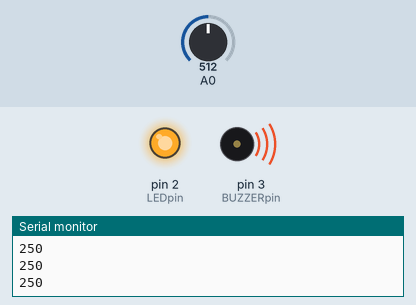
Recording of a sketch running on a simulated Arduino Uno, built with avr-gcc and run on an emulated ATmega328P. On the bench: output pins drawn as LEDs (lit = HIGH), buzzer (waves = sounding, pin HIGH), the last lines printed to the serial monitor. Inputs (shaded band) come from the test bench; at power-on: A0 = 512.

Above: at 1.2 s.
1.3 s: A0 set to 69
2.8 s: A0 set to 57
At 3.5 s:
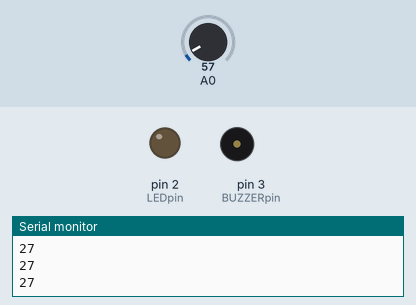
4.4 s: A0 set to 122
At 5.6 s:
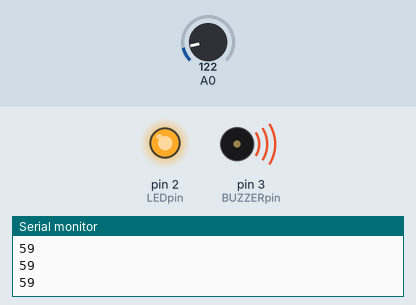
5.9 s: A0 set to 20
At 6.7 s:
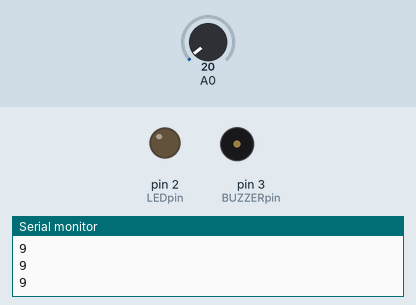
Timing chart, 0 to 8.4 s (numbered marks = the images above; inputs shaded):
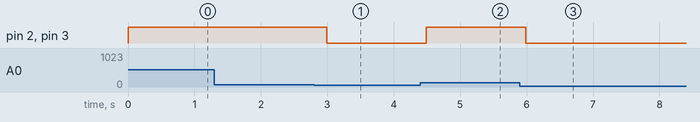

Measured:
- the behaviour switches between 62 and 61 on A0 (found by bisection; images 0 and 1)
- after the input at 2.8 s, pin 2 (LEDpin), pin 3 (BUZZERpin): HIGH → LOW after 0.19 s
- after the input at 4.4 s, pin 2 (LEDpin), pin 3 (BUZZERpin): LOW → HIGH after 0.09 s
- after the input at 5.9 s, pin 2 (LEDpin), pin 3 (BUZZERpin): HIGH → LOW after 0.09 s

The sketch:

arduino_two.ino
```cpp
#include <SPI.h>

#define LM35_PIN 0
#define LEDpin 2
#define BUZZERpin 3

volatile boolean received = false;
volatile byte Slavereceived, Slavesend;


// Timer1 Registers as variables with direct register addresses
volatile uint8_t* _TCCR1A = (volatile uint8_t*) 0x80;
volatile uint8_t* _TCCR1B = (volatile uint8_t*) 0x81;
volatile uint16_t* _TCNT1 = (volatile uint16_t*) 0x84;
volatile uint16_t* _OCR1A = (volatile uint16_t*) 0x88;
volatile uint8_t* _TIFR1 = (volatile uint8_t*) 0x36;

volatile uint8_t *_PORTB = 0x25;
volatile uint8_t *_DDRB = 0x24;
volatile uint8_t *_PORTC = 0x28;
volatile uint8_t *_DDRC = 0x27;
volatile uint8_t *_PORTD = 0x2B;
volatile uint8_t *_DDRD = 0x2A;

// Function to create a delay using Timer1
void customTimerDelay(uint16_t milliseconds) {
    // Clear Timer/Counter1 registers
    *_TCCR1A = 0x00;  // Normal mode
    *_TCCR1B = 0x00;  // No clock source
    *_TCNT1 = 0x0000; // Clear counter value

    // Assuming 16 MHz clock and prescaler of 64
    uint16_t compareValue = (milliseconds * 250) - 1;
    *_OCR1A = compareValue;

    // Configure Timer1 for CTC mode with prescaler of 64
    *_TCCR1B = (1 << WGM12) | (1 << CS11) | (1 << CS10);

    // Wait for the timer to reach the compare match value
    while (!(*_TIFR1 & (1 << OCF1A))) {
    }

    // Clear the OCF1A flag by writing 1 to it
    *_TIFR1 |= (1 << OCF1A);

    // Stop the timer
    *_TCCR1B = 0x00;
}


void customDigitalWrite(uint8_t pin, uint8_t value) {
    if (pin < 8) { // _PORTD
        if (value == HIGH) {
            *_PORTD |= (1 << pin);
        } else {
            *_PORTD &= ~(1 << pin);
        }
    } else if (pin < 14) { // _PORTB
        pin -= 8; // Adjust pin number for _PORTB
        if (value == HIGH) {
            *_PORTB |= (1 << pin);
        } else {
            *_PORTB &= ~(1 << pin);
        }
    } else if (pin < 20) { // (A0-A5) belong to _PORTC
        pin -= 14; // Adjust pin number for _PORTC
        if (value == HIGH) {
            *_PORTC |= (1 << pin);
        } else {
            *_PORTC &= ~(1 << pin);
        }
    }
}

void customPinMode(uint8_t pin, uint8_t mode) {
    if (pin < 8) { // _PORTD
        if (mode == OUTPUT) {
            *_DDRD |= (1 << pin);
        } else if (mode == INPUT) {
            *_DDRD &= ~(1 << pin);
            *_PORTD &= ~(1 << pin); // Disable pull-up
        } else if (mode == INPUT_PULLUP) {
            *_DDRD &= ~(1 << pin);
            *_PORTD |= (1 << pin); // Enable pull-up
        }
    } else if (pin < 14) { // _PORTB
        pin -= 8; // Adjust for _PORTB pins
        if (mode == OUTPUT) {
            *_DDRB |= (1 << pin);
        } else if (mode == INPUT) {
            *_DDRB &= ~(1 << pin);
            *_PORTB &= ~(1 << pin); // Disable pull-up
        } else if (mode == INPUT_PULLUP) {
            *_DDRB &= ~(1 << pin);
            *_PORTB |= (1 << pin); // Enable pull-up
        }
    } else if (pin < 20) { // _PORTC (Analog pins A0-A5)
        pin -= 14; // Adjust for _PORTC pins
        if (mode == OUTPUT) {
            *_DDRC |= (1 << pin);
        } else if (mode == INPUT) {
            *_DDRC &= ~(1 << pin);
            *_PORTC &= ~(1 << pin); // Disable pull-up
        } else if (mode == INPUT_PULLUP) {
            *_DDRC &= ~(1 << pin);
            *_PORTC |= (1 << pin); // Enable pull-up
        }
    }
}


void setup() {
  *_DDRC &= ~(1 << LM35_PIN); // Configure ADC1 (A1) as input
  ADMUX = (1 << REFS0);     // AVcc as reference voltage
  ADMUX |= LM35_PIN;        // Select ADC1 (A1)
  ADCSRA = (1 << ADEN)      // Enable ADC
         | (1 << ADPS2)     // Prescaler = 64
         | (1 << ADPS1);

  customPinMode(MISO, OUTPUT);      // Set MISO as OUTPUT
  SPCR |= _BV(SPE);           // Enable SPI in Slave Mode
  SPI.attachInterrupt();      // Enable SPI interrupt

  customPinMode(LEDpin, OUTPUT);
  customDigitalWrite(LEDpin, LOW);
  customPinMode(BUZZERpin, OUTPUT);
  customDigitalWrite(BUZZERpin, LOW);

  Serial.begin(115200);
}

ISR(SPI_STC_vect) {
  Slavereceived = SPDR; // Store the byte received from the Master
  SPDR = Slavesend; // Send the current byte
  received = true;
}

void loop() {
  // Read LM35 sensor
  ADCSRA |= (1 << ADSC);      // Start ADC conversion
  while (ADCSRA & (1 << ADSC)); // Wait for conversion to complete
  uint16_t adcValue = ADC;

  // Calculate temperature
  float voltage = adcValue * 5.0 / 1023.0;
  float tempC = voltage * 100.0;
  float tempF = (tempC * 9.0 / 5.0) + 32;

  // Populate data to send
  Slavesend = tempC; // First byte: Integer part of tempC

  Serial.println(Slavesend);

  // LED Indicator
  if (tempC > 30.0) {
    customDigitalWrite(LEDpin, HIGH);
    customDigitalWrite(BUZZERpin, HIGH);
  } else {
    customDigitalWrite(LEDpin, LOW);
    customDigitalWrite(BUZZERpin, LOW);
  }

  // Debugging
  if (received) {
    Serial.println("Master requested data.");
    received = false;
  }

  customTimerDelay(1000); // Delay for 1 second
}
```
